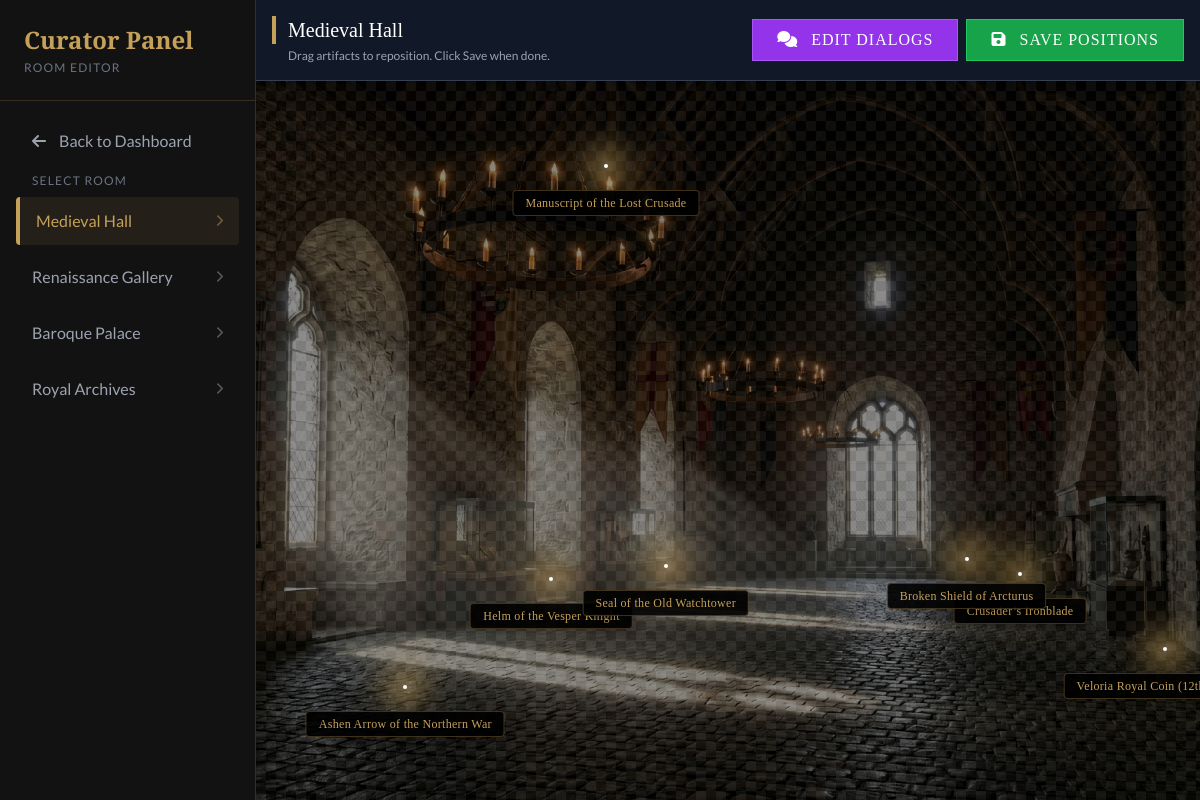
Screenshot of /admin/room_editor.php?room_id=1 (signed in) with the database file from the repository.
### tables this page shows
CREATE TABLE `rooms` (
  `id` int(11) NOT NULL,
  `name` varchar(100) NOT NULL,
  `description` text DEFAULT NULL,
  `min_level` int(11) DEFAULT 1,
  `image_url` varchar(255) DEFAULT NULL,
  `hidden_artifact_name` varchar(100) DEFAULT NULL,
  `hidden_artifact_desc` text DEFAULT NULL,
  `hidden_artifact_image` varchar(255) DEFAULT NULL,
  `hidden_artifact_xp` int(11) DEFAULT 100,
  `professor_dialogs` text DEFAULT NULL,
  `chest_position_top` varchar(10) DEFAULT '70%',
  `chest_position_left` varchar(10) DEFAULT '85%'
);

CREATE TABLE `artifacts` (
  `id` int(11) NOT NULL,
  `room_id` int(11) DEFAULT NULL,
  `name` varchar(100) NOT NULL,
  `description` text DEFAULT NULL,
  `image_url` varchar(255) DEFAULT NULL,
  `xp_reward` int(11) DEFAULT 50,
  `position_top` varchar(10) DEFAULT NULL,
  `position_left` varchar(10) DEFAULT NULL
);

### admin/room_editor.php (the view, shortened to what this page needs)
<?php
require_once '../app/Config/database.php';
$rooms_result = $conn->query("SELECT * FROM rooms");
$rooms = [];
while($row = $rooms_result->fetch_assoc()) {
    $rooms[] = $row;
}
$selected_room = null;
$artifacts = [];
if (isset($_GET['room_id'])) {
    $room_id = intval($_GET['room_id']);
    $stmt = $conn->prepare("SELECT * FROM rooms WHERE id = ?");
    $stmt->bind_param("i", $room_id);
    $stmt->execute();
    $selected_room = $stmt->get_result()->fetch_assoc();
    $stmt = $conn->prepare("SELECT * FROM artifacts WHERE room_id = ?");
    $stmt->bind_param("i", $room_id);
    $stmt->execute();
    $result = $stmt->get_result();
    while($row = $result->fetch_assoc()) {
        $row['top'] = $row['position_top'] ?? '50%';
        $row['left'] = $row['position_left'] ?? '50%';
        $artifacts[] = $row;
    }
}
include '../public/header.php';
?>
<div class="flex h-screen bg-black overflow-hidden">
    <aside class="w-64 bg-darker-bg border-r border-gold/20 flex flex-col shrink-0 overflow-y-auto z-20">
        <div class="p-6 border-b border-gold/20">
            <h1 class="text-gold font-serif text-2xl font-bold">Curator Panel</h1>
            <p class="text-gray-500 text-xs uppercase tracking-widest mt-1">Room Editor</p>
        </div>
        <nav class="flex-grow p-4 space-y-2">
            <a href="index.php" class="block px-4 py-3 rounded text-gray-400 hover:text-white hover:bg-gray-800 transition">
                <i class="fas fa-arrow-left w-6"></i> Back to Dashboard
            </a>
            <div class="mt-4 mb-2 px-4 text-xs text-gray-500 uppercase tracking-widest">Select Room</div>
            <?php foreach($rooms as $room): ?>
                <a href="?room_id=<?php echo $room['id']; ?>" class="block px-4 py-3 rounded transition flex items-center justify-between <?php echo ($selected_room && $selected_room['id'] == $room['id']) ? 'bg-gold/10 text-gold border-l-4 border-gold' : 'text-gray-400 hover:text-white hover:bg-gray-800'; ?>">
                    <span><?php echo htmlspecialchars($room['name']); ?></span>
                    <i class="fas fa-chevron-right text-xs opacity-50"></i>
                </a>
            <?php endforeach; ?>
        </nav>
    </aside>
    <main class="flex-grow relative flex flex-col h-full">
        <?php if ($selected_room): ?>
            <div class="bg-gray-900 border-b border-gray-700 p-4 flex justify-between items-center z-10 shadow-lg">
                <div>
                    <h2 class="text-white font-serif text-xl border-l-4 border-gold pl-3"><?php echo $selected_room['name']; ?></h2>
                    <p class="text-gray-400 text-xs mt-1 ml-4">Drag artifacts to reposition. Click Save when done.</p>
                </div>
                <div class="flex gap-2">
                    <button id="btn-toggle-dialogs" class="btn-museum bg-purple-600 border-purple-500 text-white hover:bg-purple-500">
                        <i class="fas fa-comments mr-2"></i> Edit Dialogs
                    </button>
                    <button id="btn-save" class="btn-museum bg-green-600 border-green-500 text-white hover:bg-green-500">
                        <i class="fas fa-save mr-2"></i> Save Positions
                    </button>
                </div>
            </div>
            <div class="flex-grow relative bg-black overflow-hidden select-none bg-checkered" id="canvas-container">
                <div class="absolute inset-0 bg-cover bg-center pointer-events-none opacity-50"
                     style="background-image: url('<?php echo htmlspecialchars($selected_room['image_url']); ?>');">
                </div>
                <?php foreach ($artifacts as $artifact): ?>
                    <div class="absolute w-12 h-12 cursor-move group artifact-draggable"
                         data-id="<?php echo $artifact['id']; ?>"
                         style="top: <?php echo $artifact['top']; ?>; left: <?php echo $artifact['left']; ?>;">
                        <div class="relative w-12 h-12 flex items-center justify-center">
                            <div class="absolute w-1 h-1 bg-white rounded-full shadow-[0_0_10px_rgba(255,255,255,0.8)] group-hover:w-2 group-hover:h-2 group-hover:shadow-[0_0_30px_rgba(255,255,255,1)] transition-all duration-300"></div>
                            <div class="absolute top-full mt-0 left-1/2 transform -translate-x-1/2 whitespace-nowrap z-50 flex flex-col items-center">
                                <div class="bg-black/90 text-gold text-xs px-3 py-1 rounded border border-gold/30 shadow-lg font-serif tracking-wide">
                                    <?php echo htmlspecialchars($artifact['name']); ?>
                                </div>
                            </div>
                        </div>
                    </div>
                <?php endforeach; ?>
            </div>
        <?php endif; ?>
    </main>
</div>

### public/assets/css/style.css (style rules this page uses)
:root { --color-gold: #c5a059; --color-gold-hover: #e6c885; --color-dark-bg: #1a1a1a; --color-darker-bg: #121212; --color-text: #e0e0e0; --color-parchment: #f0e6d2; }
body { font-family: "Lato", sans-serif; background-color: var(--color-darker-bg); color: var(--color-text); }
h1, h2, h3, h4, h5, h6, .font-serif { font-family: "Abhaya Libre", serif; }
.text-gold { color: var(--color-gold); }
.border-gold { border-color: var(--color-gold); }
.btn-museum { background: transparent; border: 1px solid var(--color-gold); color: var(--color-gold); padding: 0.5rem 1.5rem; transition: all 0.3s ease; font-family: "Cinzel", serif; letter-spacing: 1px; text-transform: uppercase; cursor: pointer; }

### public/header.php (style rules this page uses)
body { background-color: #121212; }

### admin/room_editor.php (style rules this page uses)
.bg-checkered { background-image: linear-gradient(45deg, #1a1a1a 25%, transparent 25%), linear-gradient(-45deg, #1a1a1a 25%, transparent 25%), linear-gradient(45deg, transparent 75%, #1a1a1a 75%), linear-gradient(-45deg, transparent 75%, #1a1a1a 75%); background-size: 20px 20px; background-position: 0 0, 0 10px, 10px -10px, -10px 0px; }

### rows the page displays
rooms: name "Medieval Hall", image_url (picture)
rooms: name "Renaissance Gallery"
rooms: name "Baroque Palace"
rooms: name "Royal Archives"
artifacts: name "Veloria Royal Coin…"
artifacts: name "Helm of the Vesper Knight"
artifacts: name "Crusader’s Ironblade"
artifacts: name "Seal of the Old Watchtower"
artifacts: name "Ashen Arrow of the Northern War"
artifacts: name "Broken Shield of Arcturus"
artifacts: name "Manuscript of the Lost Crusade"
